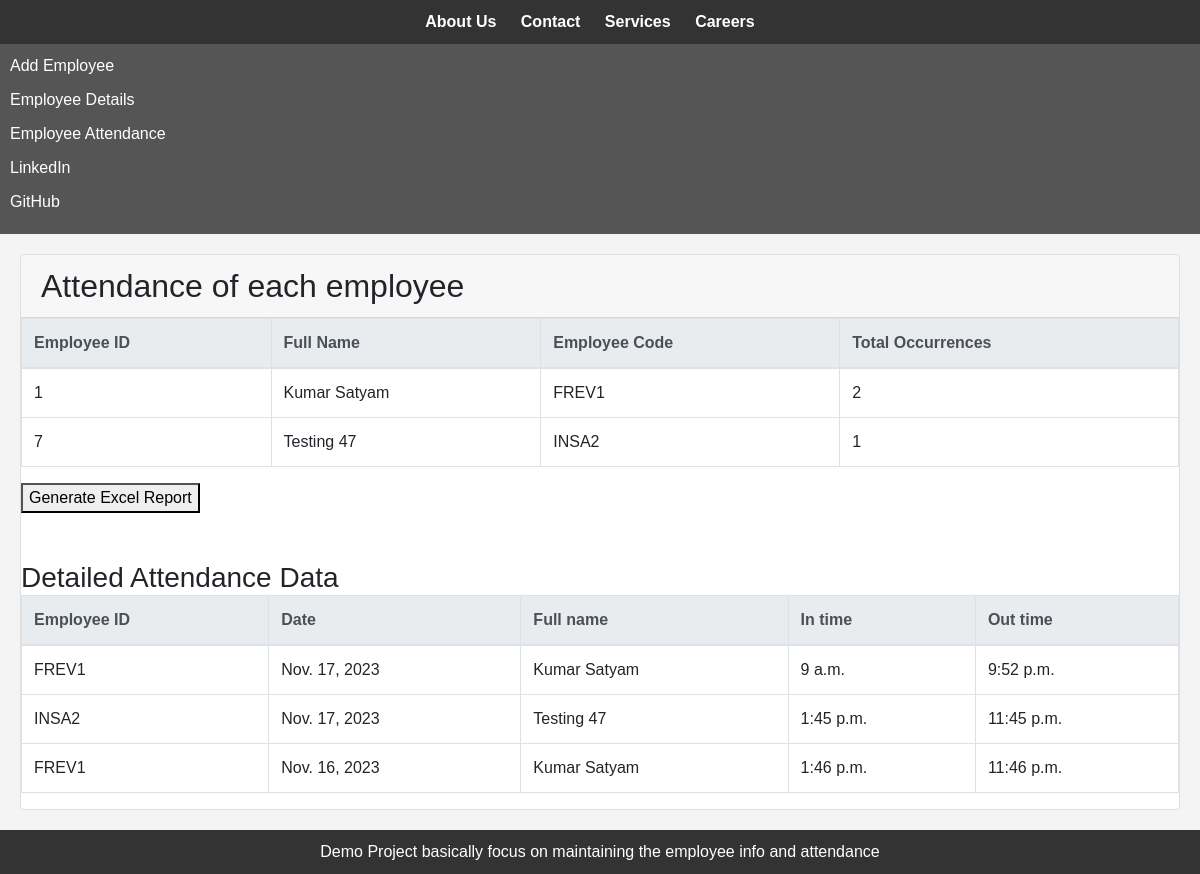
Page /attendance/attend/ on the committed database.
### attendance/models.py (models this page shows, shortened)
class employee_details(models.Model):
    DESIGNATION_CHOICES = [
        ('IN', 'Intern'),
        ('FR', 'Fresher'),
        ('TL', 'Team Lead'),
        ('M', 'Manager'),
        ('SM', 'Senior Manager'),
    ]
    DEPARTMENT_CHOICES = [
        ('SA', 'Sales'),
        ('MA', 'Marketing'),
        ('HR', 'HR'),
        ('DEV', 'Developers'),
        ('CC', 'Customer Care'),
        ('CE', 'Cloud Engineers'),
    ]
    Employee_Code = models.CharField(max_length=20, unique=False, editable=True)
    First_Name = models.CharField(max_length=50)
    Last_Name = models.CharField(max_length=50)
    Full_Name = models.CharField(max_length=100, editable=False, null=True)
    Hire_Date = models.DateField(db_index=True)
    Designation = models.CharField(max_length=2, choices=DESIGNATION_CHOICES)
    Department = models.CharField(max_length=3, choices=DEPARTMENT_CHOICES)

class AttendanceTransaction(models.Model):
    employee = models.ForeignKey(employee_details, on_delete=models.CASCADE)
    first_punch_date = models.DateField(default=date.today)  # Set default to today's date
    first_punch_time = models.TimeField(unique=True)
    last_punch_time = models.TimeField(unique=True)
    leaves_in_the_month =models.CharField(max_length=40)
    total_hour_working = models.DurationField(editable=False)

### attendance/views.py (the view)
# urls.py: path("attend/",views.attendance_report, name ="attend"),
def attendance_report(request):
    employee_ids = AttendanceTransaction.objects.values_list('employee_id', flat=True).distinct()
    employee_data = {}
    for employee_id in employee_ids:
        days_worked_data = (
            AttendanceTransaction.objects
            .filter(employee_id=employee_id)
            .values('employee__Full_Name', 'employee__Employee_Code', 'first_punch_date')
            .annotate(total_occurrences=Count('first_punch_date'))
        )
        total_occurrences = sum(entry['total_occurrences'] for entry in days_worked_data)
        print(f'Total days worked for employee {employee_id}: {total_occurrences} occurrences')
        employee_data[employee_id] = {
            'Full_Name': days_worked_data[0]['employee__Full_Name'],
            'Employee_Code': days_worked_data[0]['employee__Employee_Code'],
            'total_occurrences': total_occurrences,
            'days_worked_data': days_worked_data,
        }
    all_attendance_data = AttendanceTransaction.objects.all()
    context = {
        'employee_data': employee_data,
        'all_attendance_data': all_attendance_data,
    }
    return render(request, 'attendance_report.html', context)

### templates/attendance_report.html (shortened to what this page needs)
{% extends 'base.html' %}
{% block content %}
    <div class="card">
        <div class="card-header">
            <h2>Attendance of each employee</h2>
        </div>
        <div class="table-container">
            <table class="table table-bordered">
                <thead class="thead-light">
                    <tr>
                        <th>Employee ID</th>
                        <th>Full Name</th>
                        <th>Employee Code</th>
                        <th>Total Occurrences</th>
                    </tr>
                </thead>
                <tbody>
                    {% for employee_id, data in employee_data.items %}
                        <tr>
                            <td>{{ employee_id }}</td>
                            <td>{{ data.Full_Name }}</td>
                            <td>{{ data.Employee_Code }}</td>
                            <td>{{ data.total_occurrences }}</td>
                        </tr>
                    {% endfor %}
                </tbody>
            </table>
            <form action="{% url 'excel' %}" method="get">
                <button type="submit">Generate Excel Report</button>
            </form>
            <br>
            <br>
            <h3>Detailed Attendance Data</h3>
            <table class="table table-bordered">
                <thead class="thead-light">
                    <tr>
                        <th>Employee ID</th>
                        <th> Date</th>
                        <th> Full name</th>
                       <th>In time</th>
                       <th>Out time</th>
                    </tr>
                </thead>
                <tbody>
                    {% for attendance_entry in all_attendance_data %}
                        <tr>
                            <td>{{ attendance_entry.employee.Employee_Code }}</td>
                            <td>{{ attendance_entry.first_punch_date }}</td>
                            <td>{{ attendance_entry.employee.Full_Name }}</td>
                            <td>{{ attendance_entry.first_punch_time }}</td>
                            <td>{{ attendance_entry.last_punch_time }}</td>
                        </tr>
                    {% endfor %}
                </tbody>
            </table>
        </div>
    </div>
{% endblock %}

### templates/base.html (style rules this page uses)
body, h1, h2, h3, p, ul, li { margin: 0; padding: 0; }
body { font-family: 'Arial', sans-serif; background-color: #f4f4f4; }

### rows in the picture
employee_details: id "1", Full_Name "Kumar Satyam", Employee_Code "FREV1", total_occurrences "2"
employee_details: id "7", Full_Name "Testing 47", Employee_Code "INSA2", total_occurrences "1"
AttendanceTransaction: employee.Employee_Code "FREV1", first_punch_date "Nov. 17, 2023", employee.Full_Name "Kumar Satyam", first_punch_time "9 a.m.", last_punch_time "9:52 p.m."
AttendanceTransaction: employee.Employee_Code "INSA2", first_punch_date "Nov. 17, 2023", employee.Full_Name "Testing 47", first_punch_time "1:45 p.m.", last_punch_time "11:45 p.m."
AttendanceTransaction: employee.Employee_Code "FREV1", first_punch_date "Nov. 16, 2023", employee.Full_Name "Kumar Satyam", first_punch_time "1:46 p.m.", last_punch_time "11:46 p.m."
